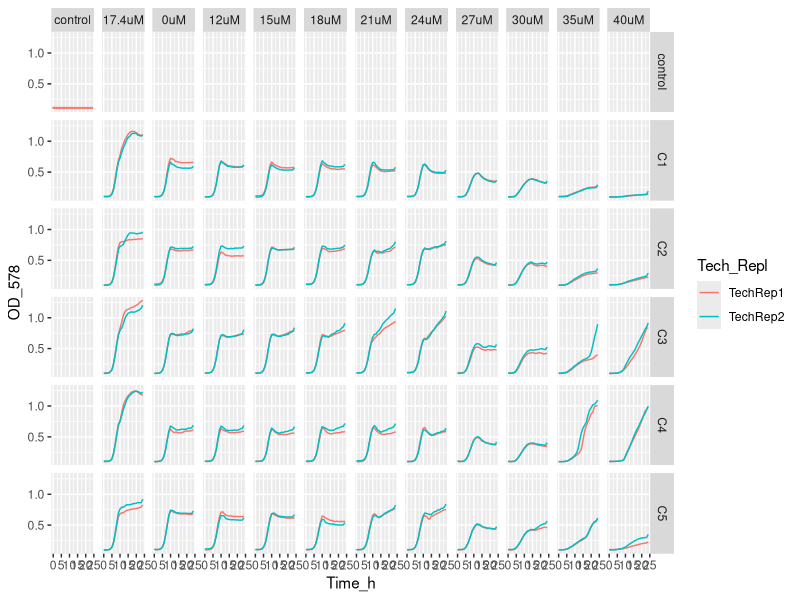
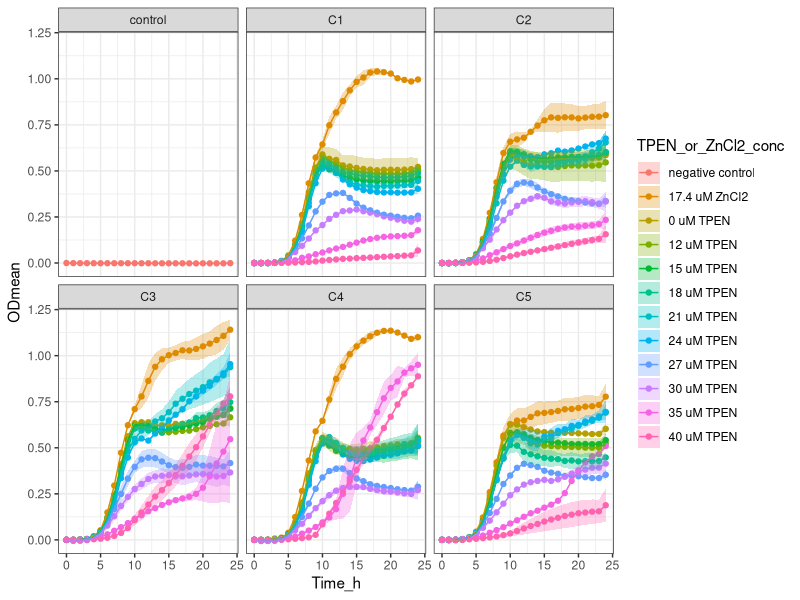

The R source for these figures, in order:
setwd("~/ITQB/Plate readings/Exp40_sarela_2plates_04062024")

library(tidyverse)

library(readxl)
Exp40 <- Exp40_2plates_04062024 <- read_excel("Exp40_2plates_04062024_final_final.xlsx")
View(Exp40) 

Exp40_v1 <- Exp40 %>%
  pivot_longer(names_to = "Condition", values_to = "OD_578", cols = -Time_h)
Exp40_v1
View(Exp40_v1)


Exp40_v2 <- separate(Exp40_v1, Condition, 
                     c("Community",
                       "Transfer_medium",
                       "Zn_condition", 
                       "Tech_Repl",
                       "Biol_Repl",
                       "TPEN_or_ZnCl2_conc",
                       "Well_number"), 
                     sep = "_", remove = FALSE,
                     convert = FALSE)
View(Exp40_v2)

Exp40_v2$OD_578 <- as.numeric (Exp40_v2$OD_578) #Because OD_578 values are character

Exp40_v2$TPEN_or_ZnCl2_conc <- factor(Exp40_v2$TPEN_or_ZnCl2_conc, levels = c("nodrug",
                                                                              "1.74",
                                                                              "0",
                                                                              "1.8",
                                                                              "2.4",
                                                                              "3.0",
                                                                              "3.6",
                                                                              "4.2",
                                                                              "4.8",
                                                                              "5.4",
                                                                              "6.0",
                                                                              "7.0",
                                                                              "8.0"))

Exp40_v2 <- Exp40_v2 %>% mutate(TPEN_or_ZnCl2_conc = recode (TPEN_or_ZnCl2_conc,
                                                             "nodrug" = "control",
                                                             "1.74" = "17.4uM",
                                                             "0" = "0uM",
                                                             "1.8" = "9uM",
                                                             "2.4" = "12uM",
                                                             "3.0" = "15uM",
                                                             "3.6" = "18uM",
                                                             "4.2" = "21uM",
                                                             "4.8" = "24uM",
                                                             "5.4" = "27uM",
                                                             "6.0" = "30uM",
                                                             "7.0" = "35uM",
                                                             "8.0" = "40uM"))


Exp40_v2$Community <- factor(Exp40_v2$Community, levels = c("control",
                                                            "C1",
                                                            "C2",
                                                            "C3",
                                                            "C4",
                                                            "C5"))

Exp40_v2 %>% filter (TPEN_or_ZnCl2_conc != "9uM") %>%
  ggplot(aes(x= Time_h, y=OD_578, color = Tech_Repl)) +
  geom_line() +
  facet_grid (Community ~ TPEN_or_ZnCl2_conc)


Exp40_v3<- Exp40_v2 %>% group_by(Community, Transfer_medium, Zn_condition, Tech_Repl, Biol_Repl, Well_number) %>%
  mutate(blank = Time_h ==0)


View(Exp40_v3)

Exp40_v4 <- Exp40_v3 %>%
  group_by(Community, Transfer_medium, Zn_condition, Tech_Repl, Biol_Repl, Well_number) %>%
  mutate(OD = OD_578 - OD_578[blank]) %>%
  ungroup()


View(Exp40_v4)

#Obtain the mean and sd
Exp40_v5 <- Exp40_v4 %>% filter (TPEN_or_ZnCl2_conc != "9 µM TPEN") %>% group_by(Time_h, Community, TPEN_or_ZnCl2_conc, Zn_condition) %>%
  summarise(ODmean = mean(OD), sdOD = sd(OD), n())

Exp40_v5$Community <- factor(Exp40_v5$Community, levels = c("control",
                                                            "C1",
                                                            "C2",
                                                            "C3",
                                                            "C4",
                                                            "C5"))


Exp40_v5 <- Exp40_v5 %>% mutate(TPEN_or_ZnCl2_conc =  recode (TPEN_or_ZnCl2_conc,
                                                              "control" = "negative control",
                                                              "17.4uM" = "17.4 uM ZnCl2",
                                                              "0uM" = "0 uM TPEN",
                                                              "9uM" = "9 uM TPEN",
                                                              "12uM" = "12 uM TPEN",
                                                              "15uM" = "15 uM TPEN",
                                                              "18uM" = "18 uM TPEN",
                                                              "21uM" = "21 uM TPEN",
                                                              "24uM" = "24 uM TPEN",
                                                              "27uM" = "27 uM TPEN",
                                                              "30uM" = "30 uM TPEN",
                                                              "35uM" = "35 uM TPEN",
                                                              "40uM" = "40 uM TPEN"))




Exp40_v5  %>% filter (TPEN_or_ZnCl2_conc != "9 uM TPEN") %>%
                        ggplot(aes(x = Time_h,
                         y = ODmean,
                         color = TPEN_or_ZnCl2_conc,
                         fill = TPEN_or_ZnCl2_conc
)) +
  geom_point() +
  geom_line() +
  geom_ribbon(aes(ymin=ODmean-sdOD, ymax=ODmean+sdOD),
              alpha = 0.3, colour = NA) +
  facet_wrap (Community ~ .) +
  theme_bw()
